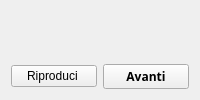
         <widget class="QWidget" name="tab_tutorial">
          <attribute name="title">
           <string>Tutorial Montaggio </string>
          </attribute>
          <layout class="QGridLayout" name="gridLayout_6">
           <item row="0" column="0">
            <widget class="QLabel" name="label_video">
             <property name="text">
              <string/>
             </property>
             <property name="pixmap">
              <pixmap>:/img/img/agree-logo.jpg</pixmap>
             </property>
             <property name="scaledContents">
              <bool>true</bool>
             </property>
            </widget>
           </item>
           <item row="1" column="0">
            <widget class="QPushButton" name="pushButton_riproduci">
             <property name="text">
              <string>Riproduci </string>
             </property>
             <property name="icon">
              <iconset>
               <normaloff>:/img/img/icone/Playback.png</normaloff>:/img/img/icone/Playback.png</iconset>
             </property>
            </widget>
           </item>
           <item row="1" column="1">
            <widget class="QPushButton" name="pushButton_salta">
             <property name="font">
              <font>
               <family>Sans</family>
               <weight>75</weight>
               <bold>true</bold>
              </font>
             </property>
             <property name="text">
              <string>Avanti</string>
             </property>
             <property name="icon">
              <iconset>
               <normaloff>:/img/img/icone/Go forward.png</normaloff>:/img/img/icone/Go forward.png</iconset>
             </property>
            </widget>
           </item>
          </layout>
         </widget>
